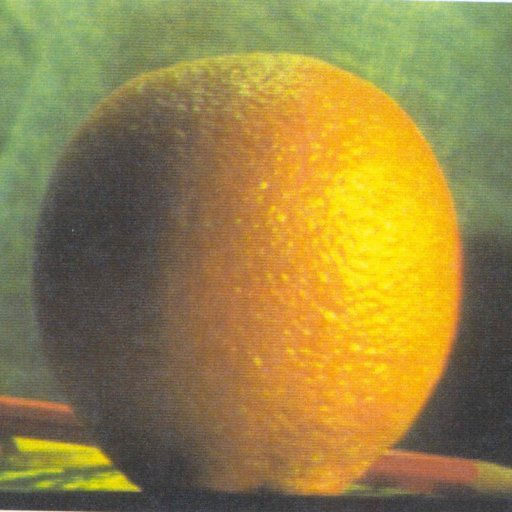
#> input picture orange_test.jpg, 512 x 512 px
$ python pyr_blending.py
#> lines starting #> are read from the running program, lines starting #| are printed output that depends on the picture
import numpy as np
import cv2


def Gaussian_Pyramid(img, level):
    #achieve the function of cv2.pyrDown
    pyramid = [img]
    for i in range(level):
        blur_img = cv2.GaussianBlur(pyramid[i], (5,5), 0)
        downsample_img = blur_img[::2, ::2]
        pyramid.append(downsample_img)

    return pyramid

def Laplacian_Pyramid(img, level):
    pyramid = []
    upper_img = img
    for i in range(level):
        blur_img = cv2.GaussianBlur(upper_img, (5,5), 0)
        lap = upper_img - blur_img
        pyramid.append(lap)
        upper_img = blur_img[::2, ::2]
        if i == level - 1:
            pyramid.append(upper_img)

    return pyramid

def blend_pyramid(laplacian_pyr1, laplacian_pyr2, mask_pyr):
    assert len(laplacian_pyr1) == len(laplacian_pyr2), 'pyramid level are not equal'
    assert len(laplacian_pyr1) == len(mask_pyr), 'pyramid level are not equal'
    blended_pyramid = []
    for i in range(len(laplacian_pyr1)):
        blend = mask_pyr[i]*laplacian_pyr1[i] + (1-mask_pyr[i])*laplacian_pyr2[i]
        blended_pyramid.append(blend)

    return blended_pyramid

def upsample_img(img):
    shape = list(img.shape)
    shape[0] *= 2
    shape[1] *= 2
    high_res = np.zeros(shape)
    high_res[::2, ::2] = img
    blur = 4*cv2.GaussianBlur(high_res, (5,5), 0)#remeber to multiply 4
    return blur

def recover_laplacian_pyr(lap_pyramid):
    l = len(lap_pyramid)
    out = lap_pyramid[-1]
    for i in reversed(range(0,l-1)):
        upsampled = upsample_img(out)
        if out.shape[0]*2 > lap_pyramid[i].shape[0]:
            upsampled = np.delete(upsampled, -1, axis = 0)
        if out.shape[1]*2 > lap_pyramid[i].shape[1]:
            upsampled = np.delete(upsampled, -1, axis = 1)
        out = upsampled + lap_pyramid[i]
    return out

def main(img1, img2, mask_img, level):
    img1_pyramid = Laplacian_Pyramid(img1, level)
    img2_pyramid = Laplacian_Pyramid(img2, level)
    mask_pyramid = Gaussian_Pyramid(mask_img, level)
    blended_pyramid = blend_pyramid(img1_pyramid, img2_pyramid, mask_pyramid)

    return recover_laplacian_pyr(blended_pyramid)

if __name__ == '__main__':
    orange = cv2.imread('orange_test.jpg').astype(np.float64)
    apple = cv2.imread('apple_test.jpg').astype(np.float64)
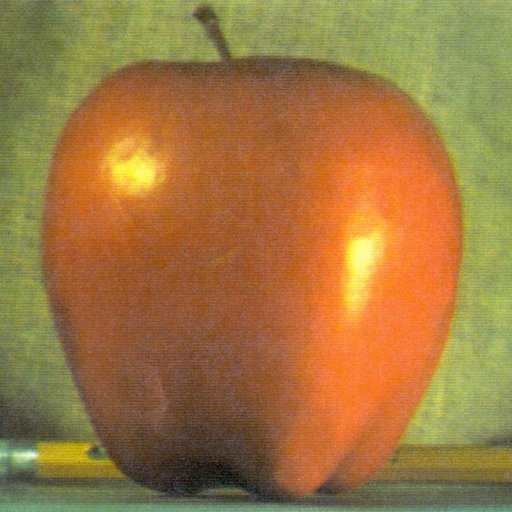
#> input picture apple_test.jpg, 512 x 512 px
    mask = np.zeros((orange.shape[0],orange.shape[1],3)).astype(np.float64)
    level = 7
    mask[:, 0:230, :] = 1
    out = np.zeros(orange.shape)
    for i in range(3):
        channel_out = main(apple[:,:,i], orange[:,:,i], mask[:,:,i], level)
        out[:,:,i] = channel_out
#> this loop made 3 passes
#> pass 1, in Laplacian_Pyramid, `upper_img = img`:
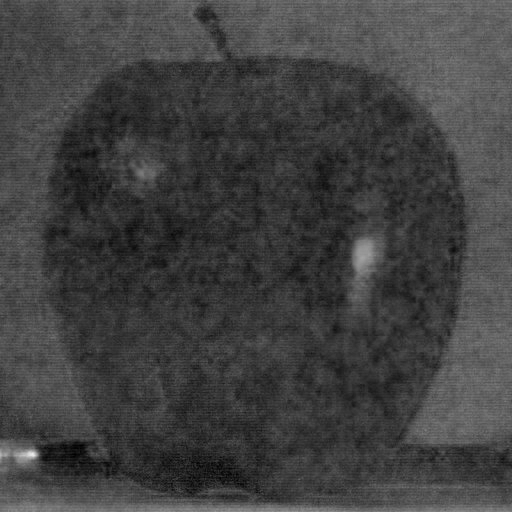
#> upper_img: shape (512, 512) float64; min 0, max 236, mean 64.8
#> pass 1, in Laplacian_Pyramid (call 2), `upper_img = img`:
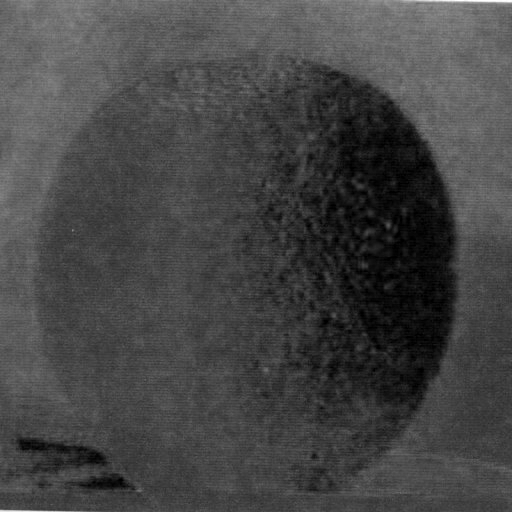
#> upper_img: shape (512, 512) float64; min 0, max 255, mean 69.2
#> pass 1, in upsample_img (call 3), `blur = 4*cv2.GaussianBlur(high_res, (5,5), 0)#remeber to multiply 4`:
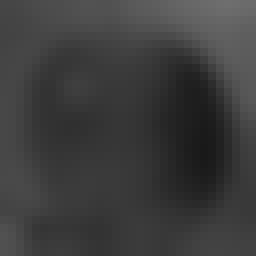
#> blur: shape (32, 32) float64 (shown 8 times larger); min 25.78, max 110.1, mean 61.2
#> after the loop:
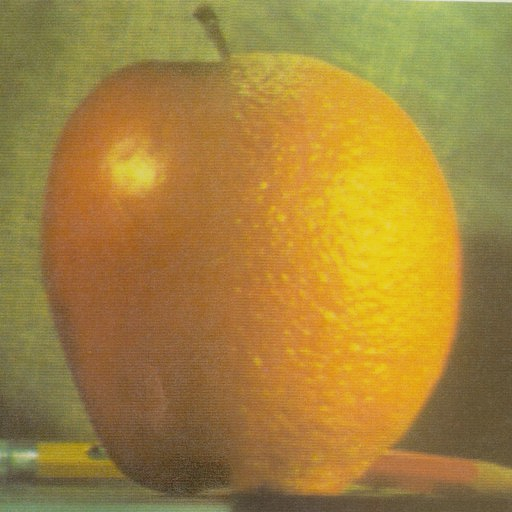
#> out: shape (512, 512, 3) float64; mean B, G, R 61.1, 132.1, 163.8

    cv2.imshow('out', out.astype(np.uint8))
    cv2.waitKey(0)
    cv2.destroyAllWindows()
